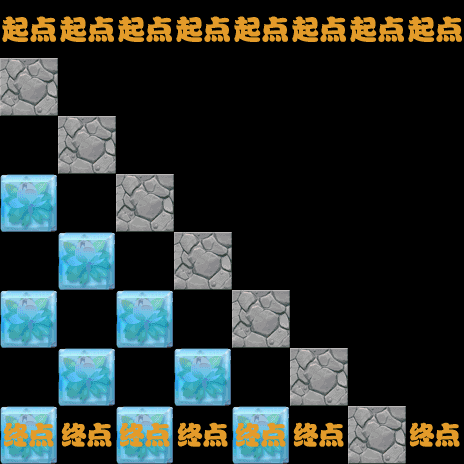

Rendered tile map (Tiled .tmx) drawn with the repository's tilesets; below, a short description and the map source with its tile grids summarised:
An orthogonal 8x8 tile map with 58x58 px tiles, 8 tile layers (1-layer, 2-layer, 3-layer, 4-layer, ...).

<map version="1.0" orientation="orthogonal" renderorder="right-down" width="8" height="8" tilewidth="58" tileheight="58">
 <tileset firstgid="1" name="backgroundBlock" tilewidth="58" tileheight="58">
  <image source="backgroundBlock.png" width="348" height="870" />
 </tileset>
 <layer name="1-layer" width="8" height="8">
  <data>[64 cells, 11 non-empty, 1 distinct tile ids]</data>
 </layer>
 <layer name="2-layer" width="8" height="8">
  <data>[64 cells, 58 non-empty, 1 distinct tile ids]</data>
 </layer>
 <layer name="3-layer" width="8" height="8">
  <data>[64 cells, 43 non-empty, 1 distinct tile ids]</data>
 </layer>
 <layer name="4-layer" width="8" height="8">
  <data>[64 cells, 55 non-empty, 1 distinct tile ids]</data>
 </layer>
 <layer name="5-layer" width="8" height="8">
  <data>[64 cells, 49 non-empty, 1 distinct tile ids]</data>
 </layer>
 <layer name="6-layer" width="8" height="8">
  <data>[64 cells, 58 non-empty, 3 distinct tile ids]</data>
 </layer>
 <layer name="7-layer" width="8" height="8">
  <data>[64 cells, 63 non-empty, 1 distinct tile ids]</data>
 </layer>
 <layer name="8-layer" width="8" height="8">
  <data>[64 cells, 63 non-empty, 3 distinct tile ids]</data>
 </layer>
</map>